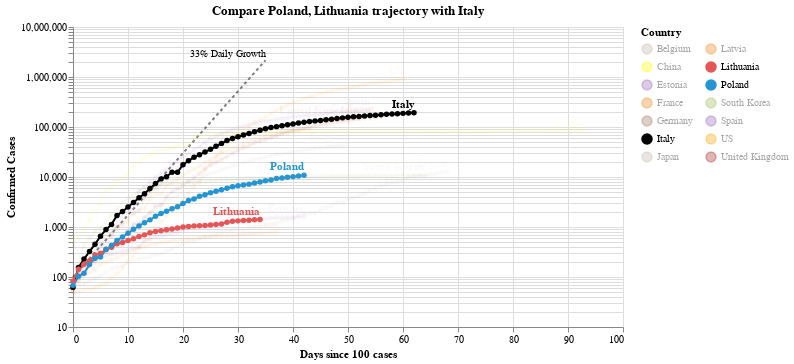

Here is the notebook cell this chart was saved with:
### Code cell
#hide_input
chart2 = make_since_chart(dff2, ['Poland', 'Lithuania'], baseline_countries)
chart2

### Figure 1 — Vega-Lite specification as saved in the notebook (floating-point values rounded to 4 significant figures; data arrays with more than 128 entries replaced by an {"elided": "..."} marker saying what was removed)
{"config": {"view": {"continuousWidth": 400, "continuousHeight": 300}}, "layer": [{"mark": {"type": "line", "color": "black", "opacity": 0.5, "strokeDash": [3, 3]}, "encoding": {"x": {"type": "quantitative", "field": "Days since 100 cases"}, "y": {"type": "quantitative", "field": "Confirmed Cases"}}}, {"mark": {"type": "text", "align": "right", "dy": -6, "fontSize": 10, "text": "33% Daily Growth"}, "encoding": {"x": {"type": "quantitative", "field": "Days since 100 cases"}, "y": {"type": "quantitative", "field": "Confirmed Cases"}}, "transform": [{"filter": "(datum['Days since 100 cases'] >= 35)"}]}, {"data": {"name": "data-d47c06eff4f402e48a7994f6996e78c2"}, "mark": {"type": "line", "point": true}, "encoding": {"color": {"type": "nominal", "field": "Country", "legend": {"columns": 2}, "scale": {"domain": ["Belgium", "China", "Estonia", "France", "Germany", "Italy", "Japan", "Latvia", "Lithuania", "Poland", "South Korea", "Spain", "US", "United Kingdom"], "range": ["#C1B7AD", "yellow", "#9467bd", "#F58518", "#9D755D", "black", "#C1B7AD", "#F58518", "#E45756", "#2495D3", "#A1BA59", "#9467bd", "orange", "brown"]}}, "opacity": {"condition": {"value": 1, "selection": "selector004"}, "value": 0.05}, "tooltip": [{"type": "nominal", "field": "Country"}, {"type": "temporal", "field": "Date"}, {"type": "quantitative", "field": "Confirmed Cases"}, {"type": "quantitative", "field": "Days since 100 cases"}], "x": {"type": "quantitative", "field": "Days since 100 cases"}, "y": {"type": "quantitative", "field": "Confirmed Cases", "scale": {"type": "log"}}}, "selection": {"selector004": {"type": "multi", "fields": ["Country"], "bind": "legend", "init": [{"Country": "Poland"}, {"Country": "Lithuania"}, {"Country": "Italy"}]}}, "width": 550}, {"data": {"name": "data-d47c06eff4f402e48a7994f6996e78c2"}, "mark": {"type": "text", "align": "right", "dy": -8, "fontWeight": "bold"}, "encoding": {"color": {"type": "nominal", "field": "Country", "legend": {"columns": 2}, "scale": {"domain": ["Belgium", "China", "Estonia", "France", "Germany", "Italy", "Japan", "Latvia", "Lithuania", "Poland", "South Korea", "Spain", "US", "United Kingdom"], "range": ["#C1B7AD", "yellow", "#9467bd", "#F58518", "#9D755D", "black", "#C1B7AD", "#F58518", "#E45756", "#2495D3", "#A1BA59", "#9467bd", "orange", "brown"]}}, "opacity": {"condition": {"value": 1, "selection": "selector004"}, "value": 0.05}, "text": {"type": "nominal", "field": "Country"}, "tooltip": [{"type": "nominal", "field": "Country"}, {"type": "temporal", "field": "Date"}, {"type": "quantitative", "field": "Confirmed Cases"}, {"type": "quantitative", "field": "Days since 100 cases"}], "x": {"type": "quantitative", "field": "Days since 100 cases"}, "y": {"type": "quantitative", "field": "Confirmed Cases", "scale": {"type": "log"}}}, "transform": [{"filter": "(datum['Date'] >= 1587686400000)"}], "width": 550}], "data": {"name": "data-c1a3bbf4dd040f2e7e8e7a69520e3c2a"}, "title": "Compare Poland, Lithuania trajectory with Italy", "$schema": "https://vega.github.io/schema/vega-lite/v4.0.2.json", "datasets": {"data-c1a3bbf4dd040f2e7e8e7a69520e3c2a": [{"Days since 100 cases": 0, "Confirmed Cases": 100.0}, {"Days since 100 cases": 1, "Confirmed Cases": 133.0}, {"Days since 100 cases": 2, "Confirmed Cases": 176.9}, {"Days since 100 cases": 3, "Confirmed Cases": 235.3}, {"Days since 100 cases": 4, "Confirmed Cases": 312.9}, {"Days since 100 cases": 5, "Confirmed Cases": 416.2}, {"Days since 100 cases": 6, "Confirmed Cases": 553.5}, {"Days since 100 cases": 7, "Confirmed Cases": 736.1}, {"Days since 100 cases": 8, "Confirmed Cases": 979.1}, {"Days since 100 cases": 9, "Confirmed Cases": 1302.0}, {"Days since 100 cases": 10, "Confirmed Cases": 1732.0}, {"Days since 100 cases": 11, "Confirmed Cases": 2303.0}, {"Days since 100 cases": 12, "Confirmed Cases": 3064.0}, {"Days since 100 cases": 13, "Confirmed Cases": 4074.0}, {"Days since 100 cases": 14, "Confirmed Cases": 5419.0}, {"Days since 100 cases": 15, "Confirmed Cases": 7207.0}, {"Days since 100 cases": 16, "Confirmed Cases": 9586.0}, {"Days since 100 cases": 17, "Confirmed Cases": 12750.0}, {"Days since 100 cases": 18, "Confirmed Cases": 16960.0}, {"Days since 100 cases": 19, "Confirmed Cases": 22550.0}, {"Days since 100 cases": 20, "Confirmed Cases": 29990.0}, {"Days since 100 cases": 21, "Confirmed Cases": 39890.0}, {"Days since 100 cases": 22, "Confirmed Cases": 53060.0}, {"Days since 100 cases": 23, "Confirmed Cases": 70560.0}, {"Days since 100 cases": 24, "Confirmed Cases": 93850.0}, {"Days since 100 cases": 25, "Confirmed Cases": 124800.0}, {"Days since 100 cases": 26, "Confirmed Cases": 166000.0}, {"Days since 100 cases": 27, "Confirmed Cases": 220800.0}, {"Days since 100 cases": 28, "Confirmed Cases": 293700.0}, {"Days since 100 cases": 29, "Confirmed Cases": 390600.0}, {"Days since 100 cases": 30, "Confirmed Cases": 519500.0}, {"Days since 100 cases": 31, "Confirmed Cases": 690900.0}, {"Days since 100 cases": 32, "Confirmed Cases": 918900.0}, {"Days since 100 cases": 33, "Confirmed Cases": 1222000.0}, {"Days since 100 cases": 34, "Confirmed Cases": 1625000.0}, {"Days since 100 cases": 35, "Confirmed Cases": 2162000.0}], "data-d47c06eff4f402e48a7994f6996e78c2": {"elided": "783 records"}}}
